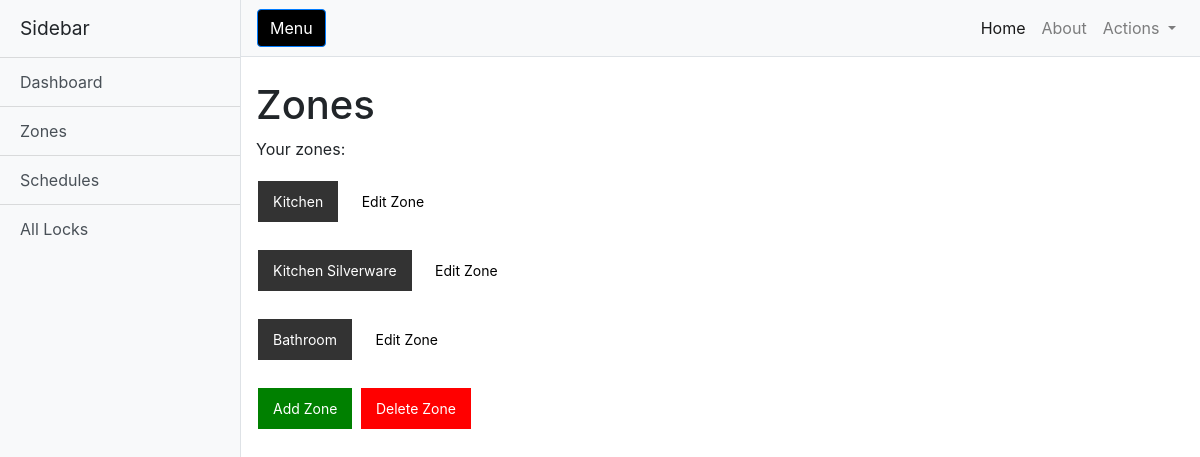
Page /zones on the earlier database version.
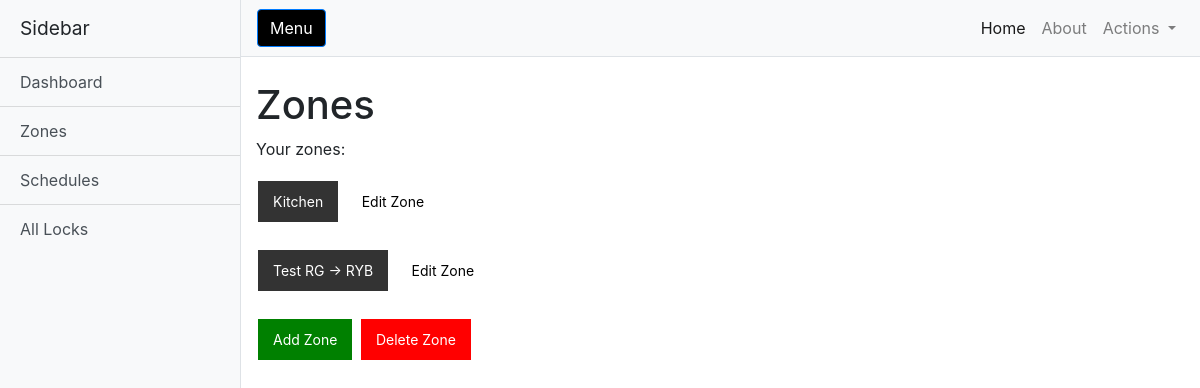
Same page on the later database version.
### dbschema.py (models this page shows)
class Zone(db.Model):
    id = db.Column(db.Integer, primary_key=True)
    zone_name=db.Column(db.String(20))
    locks = db.relationship('Lock', backref='in_zone')
    schedule = db.relationship('Schedule', backref='zone',uselist=False)

### webapp/webapprun.py (the view)
@app.route('/zones')
def zones():
	zones = Zone.query.all()
	return render_template("zoning.html", title = 'Zones', zones = zones)

### webapp/templates/zoning.html (shortened to what this page needs)
<!DOCTYPE html>
<html lang="en">
<head>
  <link href="../static/vendor/bootstrap/css/bootstrap.min.css" rel="stylesheet">
  <link href="../static/css/simple-sidebar.css" rel="stylesheet">
</head>
<body>
  <div class="d-flex" id="wrapper">
    <div class="bg-light border-right" id="sidebar-wrapper">
      <div class="sidebar-heading">Sidebar </div>
      <div class="list-group list-group-flush">
        <a href="/" class="list-group-item list-group-item-action bg-light">Dashboard</a>
        <a href="zones" class="list-group-item list-group-item-action bg-light">Zones</a>
        <a href="schedules" class="list-group-item list-group-item-action bg-light">Schedules</a>
        <a href="all_locks" class="list-group-item list-group-item-action bg-light">All Locks</a>
      </div>
    </div>
    <div id="page-content-wrapper">
      <nav class="navbar navbar-expand-lg navbar-light bg-light border-bottom">
        <button class="btn btn-primary" id="menu-toggle" style= "background-color:black">Menu</button>
        <div class="collapse navbar-collapse" id="navbarSupportedContent">
          <ul class="navbar-nav ml-auto mt-2 mt-lg-0">
            <li class="nav-item active">
              <a class="nav-link" href="#">Home <span class="sr-only">(current)</span></a>
            </li>
            <li class="nav-item">
              <a class="nav-link" href="#">About</a>
            </li>
            <li class="nav-item dropdown">
              <a class="nav-link dropdown-toggle" href="#" id="navbarDropdown" role="button" data-toggle="dropdown" aria-haspopup="true" aria-expanded="false">
                Actions
              </a>
            </li>
          </ul>
        </div>
      </nav>
      <div class="container-fluid">
        <h1 class="mt-4">Zones</h1>
        <p>Your zones:</p>
        {% for i in zones %}
        <ul>
          <li><a href = "{{url_for('zone_unlock',zone=i.zone_name)}}" class = "button">{{i.zone_name}}</a> <a href="{{url_for('Edit_zone',zone=i.zone_name)}}" class = "edit_zone_button"> Edit Zone </a></li>
        </ul>
        {% endfor %}
          <a href="/Add_zone" class = "button" style="background-color: green"> Add Zone </a> <a href="/Delete_zone" class = "button" style="background-color: red"> Delete Zone </a>
      </div>
    </div>
  </div>
</body>
</html>

### webapp/static/css/simple-sidebar.css (style rules this page uses)
body { overflow-x: hidden; }
#sidebar-wrapper { min-height: 100vh; margin-left: -15rem; -webkit-transition: margin .25s ease-out; -moz-transition: margin .25s ease-out; -o-transition: margin .25s ease-out; transition: margin .25s ease-out; }
#sidebar-wrapper .sidebar-heading { padding: 0.875rem 1.25rem; font-size: 1.2rem; }
#sidebar-wrapper .list-group { width: 15rem; }
#page-content-wrapper { min-width: 100vw; }
@media (min-width: 768px) { #sidebar-wrapper { margin-left: 0; } }
@media (min-width: 768px) { #page-content-wrapper { min-width: 0; width: 100%; } }

### webapp/templates/zoning.html (style rules this page uses)
.button { display: inline-block; background-color: #333333; color:white; padding: 10px 15px; text-align: center; text-decoration: none !important; display: inline-block; font-size: 14px; margin: 4px 2px; cursor: pointer; outline: none; }
ul { list-style-type: none !important; text-align: left; margin: 0; margin-bottom: 20px; padding: 0; }
.edit_zone_button { display: inline-block; color:black; padding: 10px 15px; text-align: center; text-decoration: none !important; display: inline-block; font-size: 14px; margin: 4px 2px; outline: none; }

Differences in the rows shown:
removed Zone: zone_name "Bathroom"
changed Zone: zone_name "Kitchen Silverware" → "Test RG -> RYB"
